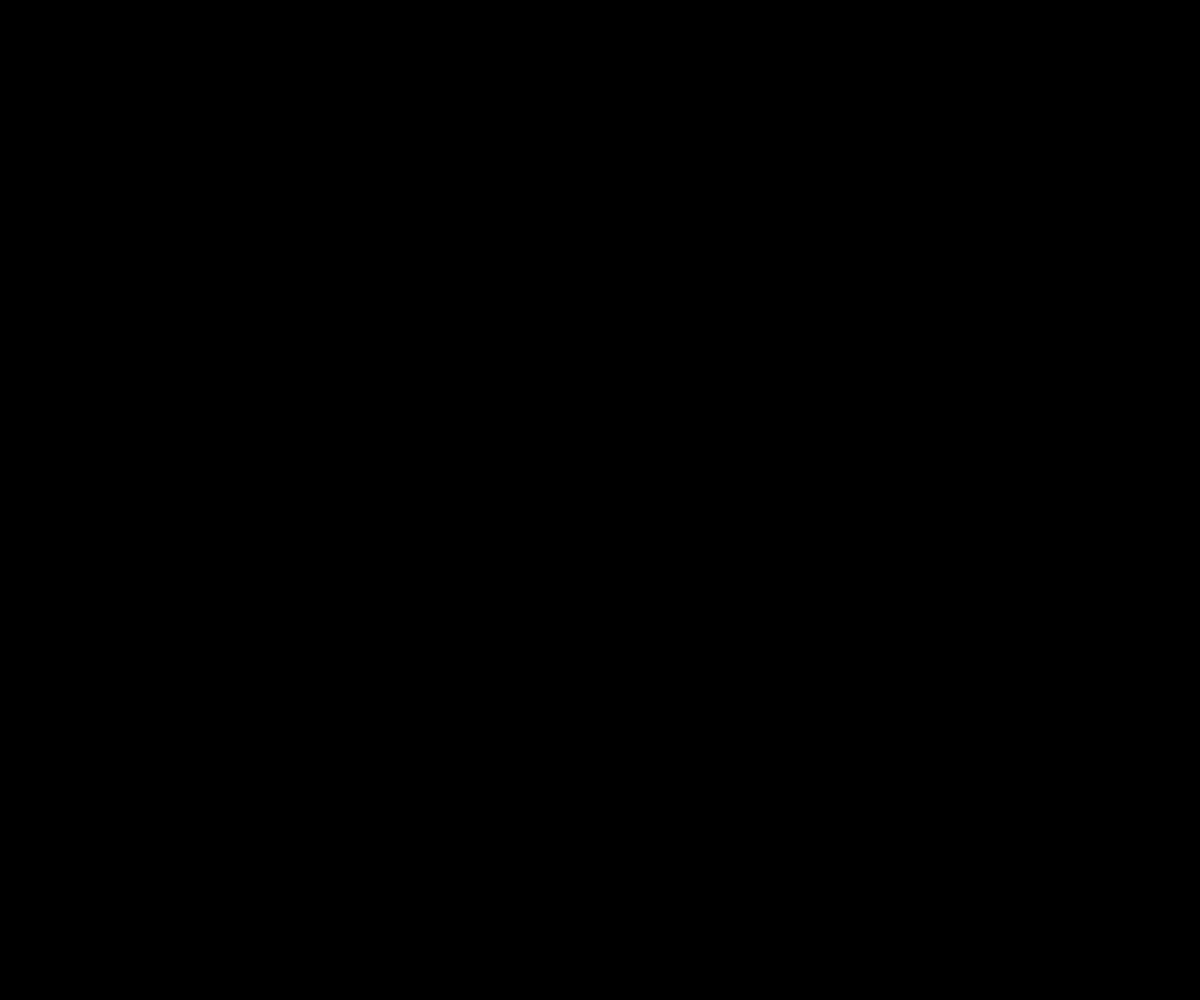
Frame 1 (no input)
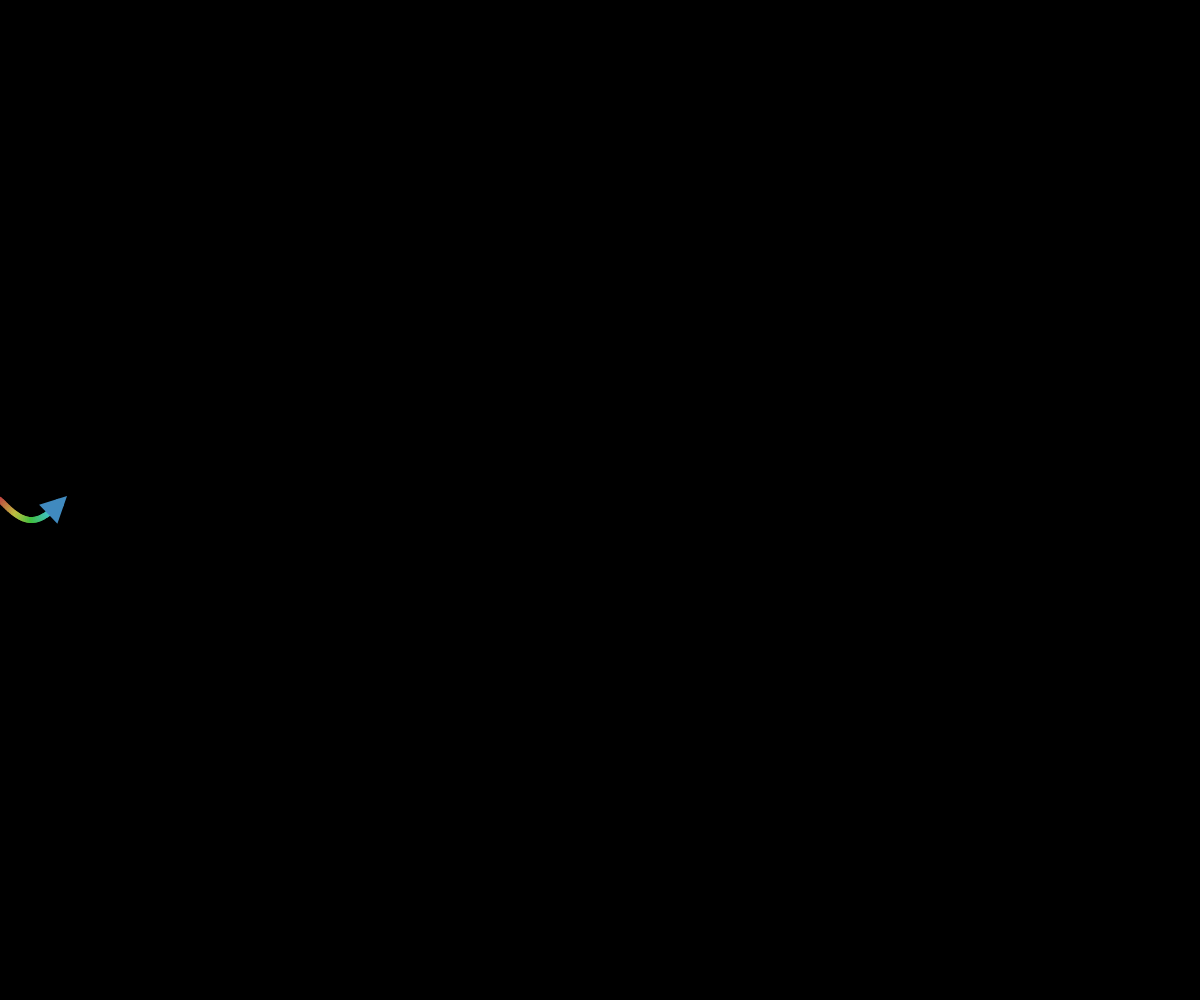
Frame 60 (no input)
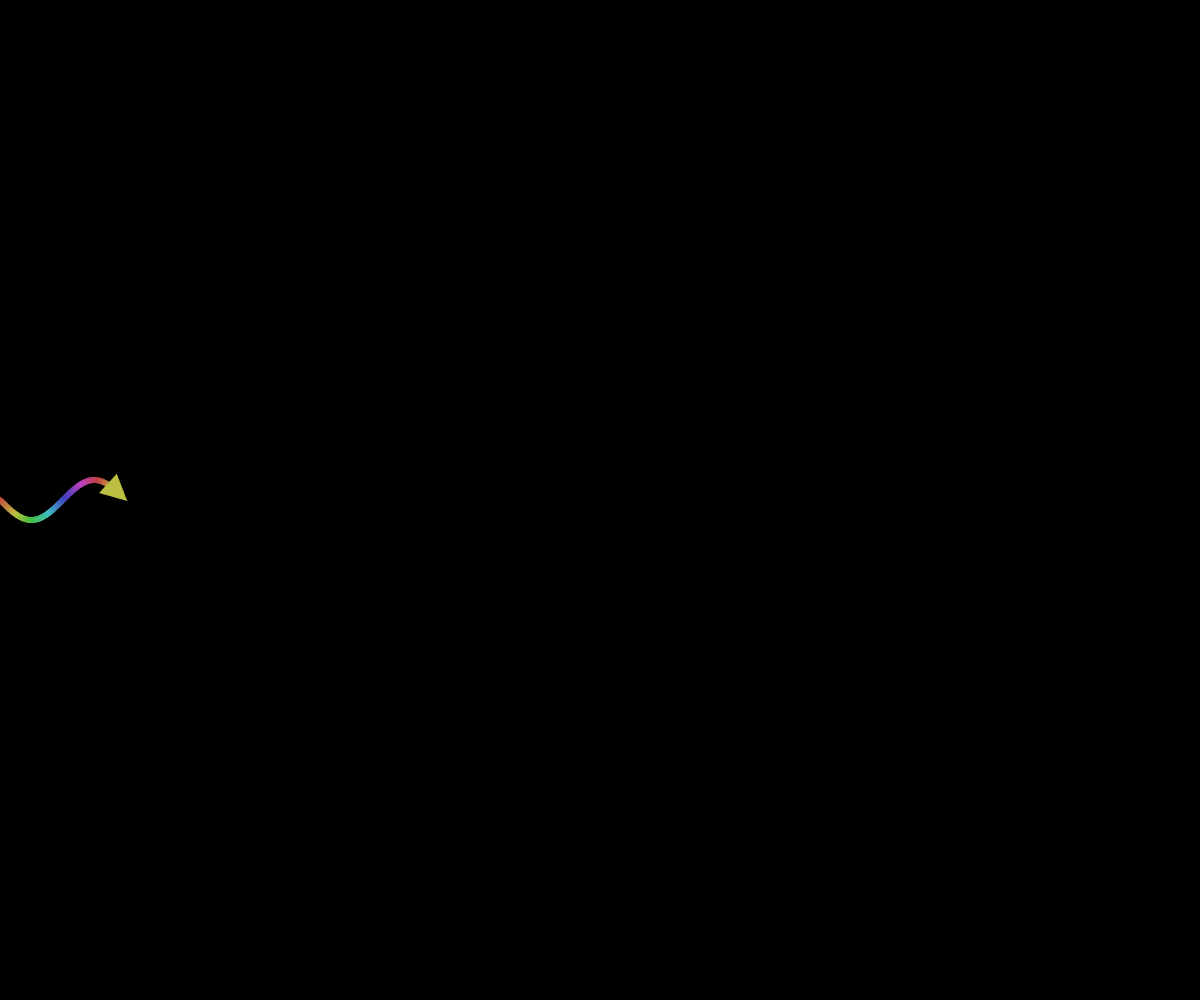
Frame 120 (the mouse pressed at the canvas centre since frame 60)

The p5.js sketch that drew these frames (run headless with seeded random() and noise() and a simulated clock; from frame 60 on, the mouse is pressed at the canvas centre):

// p5.js sketch
// ── sketch.js
let u = 20;
var arrowLength = 0
function setup() {
  createCanvas(window.innerWidth, window.innerHeight);
  colorMode(HSL,100);
}

function draw() {
  translate(0, height/2)
  background(0);
  
  beginShape(LINES)
  for(let i = 0; i < arrowLength; i++) {
    strokeWeight(6)
    stroke(i%100,50,50);
    vertex(i, u*sin(i/u));
  }
  endShape()
  
  push()
  translate(arrowLength, u*sin(arrowLength/u))
  strokeWeight(10);
  point(0,0)
  rotate(PI/4*cos(arrowLength/u))
  triangle(-u/2, u/4, -u/2, -u/4, 0, 0)
  
  pop()
  
  arrowLength++
}
